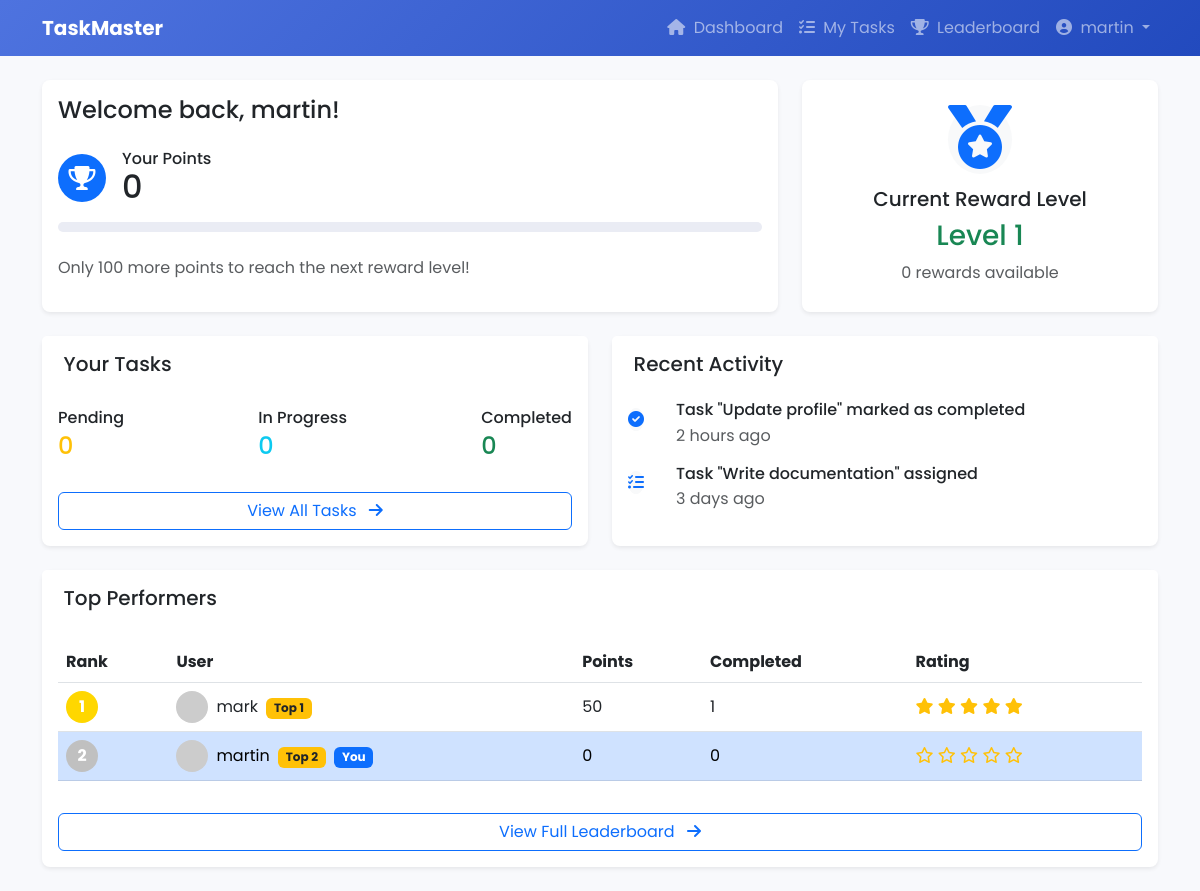
Screenshot of /user-dashboard/ (signed in) with the database file from the repository.
### myapp/models.py (models this page shows, shortened)
class CustomUser(AbstractUser):
    is_admin = models.BooleanField(default=False)
    points = models.IntegerField(default=0)
    rewards = models.IntegerField(default=0)

### myapp/views.py (the view)
# urls.py: path('user-dashboard/', user_dashboard, name='user_dashboard'),
@login_required
def user_dashboard(request):
    if request.user.is_admin:
        return redirect('admin_dashboard')
    user = request.user
    tasks = user.assigned_tasks.all().order_by('due_date')
    pending_count = tasks.filter(status='pending').count()
    in_progress_count = tasks.filter(status='in_progress').count()
    completed_count = tasks.filter(status__in=['completed', 'verified']).count()
    rating_info = user.assigned_tasks.filter(rating__isnull=False)\
                    .aggregate(
                        avg_rating=Avg('rating'),
                        rated_tasks=Count('id')
                    )
    user_rating = round(rating_info['avg_rating'] or 0, 1)
    points_needed = max(0, (user.points // 100 + 1) * 100 - user.points)
    progress = min(100, (user.points % 100))
    reward_level = f"Level {user.points // 100 + 1}"
    recent_activities = []
    rated_tasks = user.assigned_tasks.filter(rating__isnull=False)\
                    .order_by('-created_at')[:3]
    for task in rated_tasks:
        recent_activities.append({
            'title': f'Received {task.rating * 10} points for "{task.title}"',
            'date': naturaltime(task.created_at),
            'icon': 'fas fa-coins'
        })
    if len(recent_activities) < 3:
        recent_activities.extend([
            {'title': 'Task "Update profile" marked as completed', 'date': '2 hours ago', 'icon': 'fas fa-check-circle'},
            {'title': 'Task "Write documentation" assigned', 'date': '3 days ago', 'icon': 'fas fa-tasks'},
        ][:3-len(recent_activities)])
    top_performers = CustomUser.objects.filter(is_admin=False)\
        .annotate(
            completed_tasks=Count('assigned_tasks', filter=Q(assigned_tasks__status__in=['completed', 'verified'])),
            average_rating=Avg('assigned_tasks__rating', filter=Q(assigned_tasks__rating__isnull=False))
        )\
        .order_by('-points')[:10]
    user_position = None
    for i, performer in enumerate(top_performers, 1):
        if performer == user:
            user_position = i
            break
    context = {
        'pending_count': pending_count,
        'in_progress_count': in_progress_count,
        'completed_count': completed_count,
        'progress': progress,
        'points_needed': points_needed,
        'reward_level': reward_level,
        'rewards_available': user.rewards,
        'top_performers': top_performers,
        'user_position': user_position,
        'user_completed': completed_count,
        'user_rating': user_rating,
        'recent_activities': recent_activities,
    }
    return render(request, 'myapp/user_dashboard.html', context)

### myapp/templates/myapp/user_dashboard.html (shortened to what this page needs)
{% extends "myapp/base_user.html" %}
{% load static %}
{% block content %}
<div class="row mb-4">
    <div class="col-md-8">
        <div class="card shadow-sm border-0">
            <div class="card-body">
                <h4 class="card-title mb-4">Welcome back, {{ request.user.username }}!</h4>
                <div class="d-flex align-items-center mb-3">
                    <div class="icon-circle bg-primary text-white me-3">
                        <i class="fas fa-trophy"></i>
                    </div>
                    <div>
                        <h6 class="mb-0">Your Points</h6>
                        <h2 class="mb-0">{{ request.user.points }}</h2>
                    </div>
                </div>
                <div class="progress mb-4" style="height: 10px;">
                </div>
                <p class="text-muted">Only {{ points_needed }} more points to reach the next reward level!</p>
            </div>
        </div>
    </div>
    <div class="col-md-4">
        <div class="card shadow-sm border-0 h-100">
            <div class="card-body text-center d-flex flex-column justify-content-center">
                <div class="avatar-lg mx-auto mb-3">
                    <div class="avatar-title bg-light rounded-circle text-primary">
                        <i class="fas fa-medal fa-2x"></i>
                    </div>
                </div>
                <h5>Current Reward Level</h5>
                <h3 class="text-success">{{ reward_level }}</h3>
                <p class="text-muted mb-0">{{ rewards_available }} rewards available</p>
            </div>
        </div>
    </div>
</div>
<div class="row">
    <div class="col-md-6 mb-4">
        <div class="card shadow-sm border-0 h-100">
            <div class="card-header bg-white border-0">
                <h5 class="mb-0">Your Tasks</h5>
            </div>
            <div class="card-body">
                <div class="d-flex justify-content-between mb-3">
                    <div>
                        <h6 class="mb-1">Pending</h6>
                        <h4 class="text-warning">{{ pending_count }}</h4>
                    </div>
                    <div>
                        <h6 class="mb-1">In Progress</h6>
                        <h4 class="text-info">{{ in_progress_count }}</h4>
                    </div>
                    <div>
                        <h6 class="mb-1">Completed</h6>
                        <h4 class="text-success">{{ completed_count }}</h4>
                    </div>
                </div>
                <a href="{% url 'user_tasks' %}" class="btn btn-outline-primary w-100 mt-2">
                    View All Tasks <i class="fas fa-arrow-right ms-2"></i>
                </a>
            </div>
        </div>
    </div>
    <div class="col-md-6 mb-4">
        <div class="card shadow-sm border-0 h-100">
            <div class="card-header bg-white border-0">
                <h5 class="mb-0">Recent Activity</h5>
            </div>
            <div class="card-body p-0">
                <div class="list-group list-group-flush">
                    {% for activity in recent_activities %}
                    <div class="list-group-item border-0">
                        <div class="d-flex align-items-center">
                            <div class="flex-shrink-0">
                                <div class="avatar-xs">
                                    <span class="avatar-title rounded-circle bg-light text-primary">
                                        <i class="{{ activity.icon }}"></i>
                                    </span>
                                </div>
                            </div>
                            <div class="flex-grow-1 ms-3">
                                <h6 class="mb-1">{{ activity.title }}</h6>
                                <p class="text-muted mb-0">{{ activity.date }}</p>
                            </div>
                        </div>
                    </div>
                    {% endfor %}
                </div>
            </div>
        </div>
    </div>
</div>
<div class="card shadow-sm border-0">
    <div class="card-header bg-white border-0">
        <h5 class="mb-0">Top Performers</h5>
    </div>
    <div class="card-body">
        <div class="table-responsive">
            <table class="table table-hover align-middle">
                <thead>
                    <tr>
                        <th>Rank</th>
                        <th>User</th>
                        <th>Points</th>
                        <th>Completed</th>
                        <th>Rating</th>
                    </tr>
                </thead>
                <tbody>
                    {% for user in top_performers|slice:":5" %}
                    <tr class="{% if user.username == request.user.username %}table-primary{% endif %}">
                        <td>
                            <div class="rank-badge rank-{{ forloop.counter }}">
                                {{ forloop.counter }}
                            </div>
                        </td>
                        <td>
                            <div class="d-flex align-items-center">
                                <div class="flex-shrink-0">
                                    <img src="https://ui-avatars.com/api/?name={{ user.username }}&background=random"
                                         class="avatar-xs rounded-circle" alt="{{ user.username }}">
                                </div>
                                <div class="flex-grow-1 ms-2">
                                    {{ user.username }}
                                    {% if forloop.counter <= 3 %}
                                    <span class="badge bg-warning text-dark ms-1">Top {{ forloop.counter }}</span>
                                    {% endif %}
                                    {% if user.username == request.user.username %}
                                    <span class="badge bg-primary ms-1">You</span>
                                    {% endif %}
                                </div>
                            </div>
                        </td>
                        <td>{{ user.points }}</td>
                        <td>{{ user.completed_tasks }}</td>
                        <td>
                            <div class="rating">
                                {% for i in "12345" %}
                                    {% if i|add:0 <= user.average_rating %}
                                        <i class="fas fa-star text-warning"></i>
                                    {% else %}
                                        <i class="far fa-star text-warning"></i>
                                    {% endif %}
                                {% endfor %}
                            </div>
                        </td>
                    </tr>
                    {% endfor %}
                </tbody>
            </table>
        </div>
        <a href="{% url 'userleaderboard' %}" class="btn btn-outline-primary w-100 mt-3">
            View Full Leaderboard <i class="fas fa-arrow-right ms-2"></i>
        </a>
    </div>
</div>
{% endblock %}

### myapp/templates/myapp/base_user.html (shortened to what this page needs)
{% load static %}
<!DOCTYPE html>
<html lang="en">
<head>
    <link href="https://cdn.jsdelivr.net/npm/bootstrap@5.3.0/dist/css/bootstrap.min.css" rel="stylesheet">
    <link rel="stylesheet" href="https://cdnjs.cloudflare.com/ajax/libs/font-awesome/6.0.0/css/all.min.css">
    <link rel="stylesheet" href="{% static 'css/user.css' %}">
</head>
<body>
    <nav class="navbar navbar-expand-lg navbar-dark bg-gradient-primary">
        <div class="container">
            <a class="navbar-brand fw-bold" href="{% url 'user_dashboard' %}">TaskMaster</a>
            <div class="collapse navbar-collapse" id="navbarNav">
                <ul class="navbar-nav ms-auto">
                    <li class="nav-item">
                        <a class="nav-link" href="{% url 'user_dashboard' %}">
                            <i class="fas fa-home me-1"></i> Dashboard
                        </a>
                    </li>
                    <li class="nav-item">
                        <a class="nav-link" href="{% url 'user_tasks' %}">
                            <i class="fas fa-tasks me-1"></i> My Tasks
                        </a>
                    </li>
                    <li class="nav-item">
                        <a class="nav-link" href="{% url 'userleaderboard' %}">
                            <i class="fas fa-trophy me-1"></i> Leaderboard
                        </a>
                    </li>
                    <li class="nav-item dropdown">
                        <a class="nav-link dropdown-toggle" href="#" id="navbarDropdown" role="button" data-bs-toggle="dropdown">
                            <i class="fas fa-user-circle me-1"></i> {{ request.user.username }}
                        </a>
                    </li>
                </ul>
            </div>
        </div>
    </nav>
    <main class="container py-4">
        {% block content %}{% endblock %}
    </main>
</body>
</html>

### static/css/user.css (style rules this page uses)
:root { --primary-color: #4e73df; --secondary-color: #f8f9fc; --success-color: #1cc88a; --info-color: #36b9cc; --warning-color: #f6c23e; --danger-color: #e74a3b; --light-color: #f8f9fa; --dark-color: #5a5c69; }
body { font-family: 'Poppins', sans-serif; background-color: #f8f9fc; color: #333; }
.bg-gradient-primary { background: linear-gradient(135deg, var(--primary-color) 0%, #224abe 100%); }
.card { border-radius: 0.5rem; border: none; box-shadow: 0 0.15rem 1.75rem 0 rgba(58, 59, 69, 0.15); }
.card-header { padding: 1rem 1.35rem; background-color: #f8f9fc; border-bottom: 1px solid #e3e6f0; }
.icon-circle { width: 3rem; height: 3rem; border-radius: 100%; display: flex; align-items: center; justify-content: center; font-size: 1.5rem; }
.avatar-xs { width: 2rem; height: 2rem; }
.avatar-lg { width: 4rem; height: 4rem; border-radius: 100%; display: flex; align-items: center; justify-content: center; font-size: 2rem; margin-bottom: 1rem; }
.rank-badge { width: 2rem; height: 2rem; border-radius: 50%; display: flex; align-items: center; justify-content: center; font-weight: bold; color: white; }
.rank-1 { background-color: #ffd700; }
.rank-2 { background-color: #c0c0c0; }
.rating { color: var(--warning-color); }
.progress { border-radius: 0.5rem; background-color: #eaecf4; }

### rows the page displays
CustomUser: user.username "martin", user.points "0", username "martin", shows "You", points "0", completed_tasks "0"
CustomUser: username "mark", points "50", completed_tasks "1"

### other values shown
{{ points_needed }} "100"
{{ reward_level }} "Level 1"
{{ rewards_available }} "0"
{{ pending_count }} "0"
{{ in_progress_count }} "0"
{{ completed_count }} "0"
{{ activity.title }} "Task \"Update profile\" marked as completed" "Task \"Write documentation\" assigned"
{{ activity.date }} "2 hours ago" "3 days ago"
